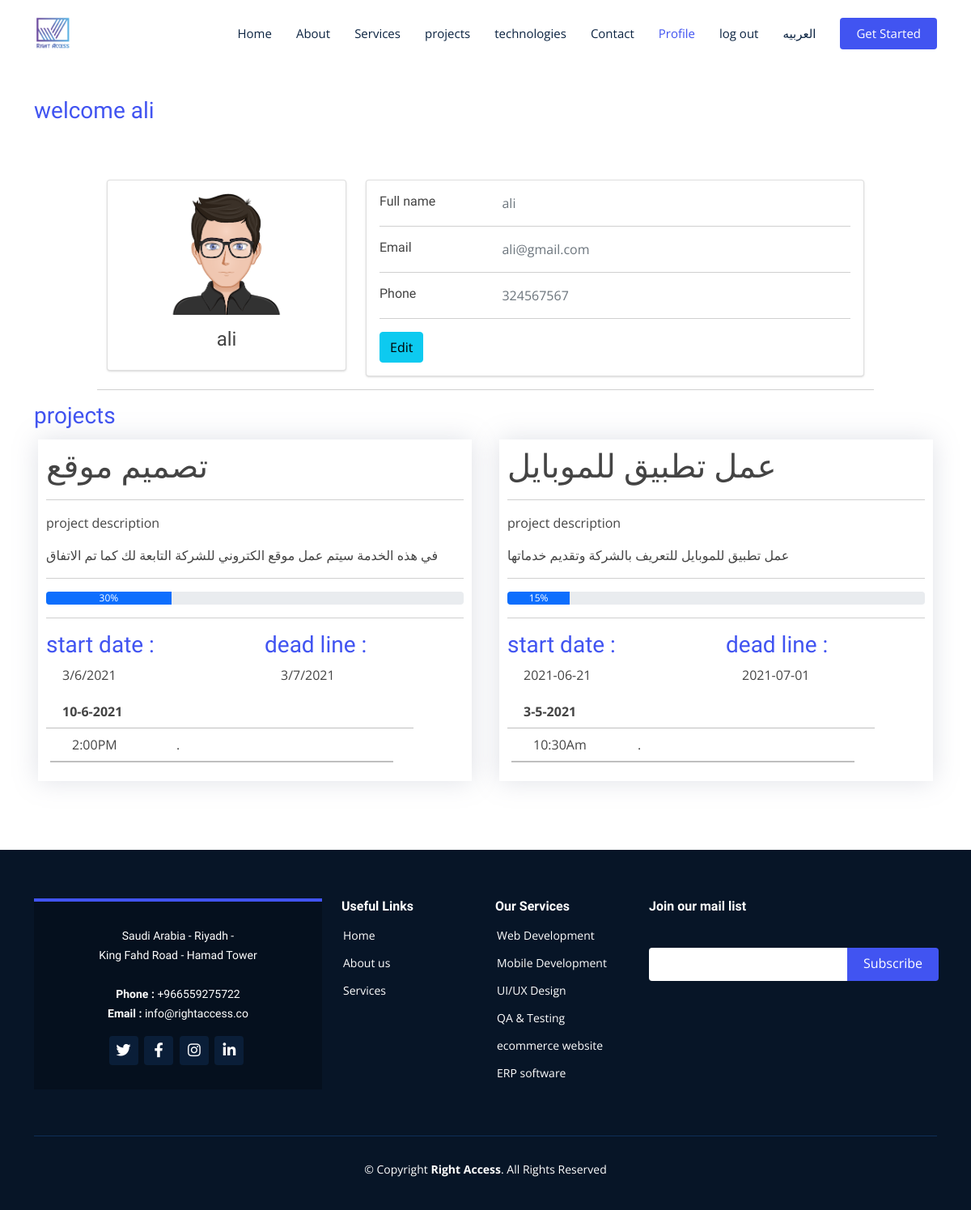
Screenshot of /profile.php (signed in) with the database file from the repository.
### tables this page shows
CREATE TABLE `users` (
  `id` int(11) NOT NULL,
  `name` varchar(255) NOT NULL,
  `email` varchar(255) NOT NULL,
  `pass` varchar(255) NOT NULL,
  `phone` varchar(255) NOT NULL,
  `user_key` varchar(255) NOT NULL,
  `img` varchar(255) NOT NULL DEFAULT 'assets/img/users/default.png'
);

CREATE TABLE `projects` (
  `id` int(11) NOT NULL,
  `name` varchar(255) NOT NULL,
  `discription` varchar(255) NOT NULL,
  `progress_num` int(11) NOT NULL,
  `progress_name` varchar(255) NOT NULL,
  `user_id` int(11) NOT NULL,
  `start_time` varchar(255) NOT NULL,
  `dead_line` varchar(255) NOT NULL
);

CREATE TABLE `meetings` (
  `id` int(11) NOT NULL,
  `user_id` int(11) NOT NULL,
  `project_id` int(11) NOT NULL,
  `date` varchar(255) NOT NULL,
  `hour` varchar(255) NOT NULL,
  `about` varchar(255) NOT NULL,
  `color` varchar(255) NOT NULL
);

### profile.php (the view, shortened to what this page needs)
<?Php
include 'admin/connect.php';
$user_key = filter_var($_COOKIE['user'], FILTER_SANITIZE_STRING);
$stmt = $con->prepare("SELECT user_key FROM users WHERE user_key = ?");
$stmt->execute(array($user_key));
$count = $stmt->rowCount();
if ($count > 0) {
  $stmt = $con->prepare("SELECT * FROM users WHERE user_key = ?");
  $stmt->execute(array($user_key));
  $rows = $stmt->fetchAll();
  foreach ($rows as $row) {
    $name = $row['name'];
    $email = $row['email'];
    $phone = $row['phone'];
    $user_id = $row['id'];
    $user_img = $row['img'];
    $name_arr = explode(" ", $name);
    $first_name = $name_arr[0];
  }
} else {
  header('location: login.php');
  exit();
}
?>
<!DOCTYPE html>
<html lang="en">
<head>
  <link href="assets/vendor/animate.css/animate.min.css" rel="stylesheet">
  <link href="assets/vendor/aos/aos.css" rel="stylesheet">
  <link href="assets/vendor/bootstrap/css/bootstrap.min.css" rel="stylesheet">
  <link href="assets/vendor/glightbox/css/glightbox.min.css" rel="stylesheet">
  <link href="assets/vendor/swiper/swiper-bundle.min.css" rel="stylesheet">
  <link href="assets/vendor/font awesome/all.min.css" rel="stylesheet" />
  <link href="assets/css/style.css" rel="stylesheet">
  <link href="assets/css/profile.css" rel="stylesheet">
</head>
<body>
  <header id="header" class="fixed-top">
    <div class="container d-flex align-items-center justify-content-between">
      <a href="index.php" class="logo"><img src="assets/img/logo.png" alt="" class="img-fluid"></a>
      <nav id="navbar" class="navbar">
        <ul>
          <li><a class="nav-link scrollto " href="index.php">Home</a></li>
          <li><a class="nav-link scrollto" href="index.php#about">About</a></li>
          <li><a class="nav-link scrollto" href="index.php#services">Services</a></li>
          <li><a class="nav-link scrollto" href="index.php#portfolio">projects</a></li>
          <li><a class="nav-link scrollto " href="index.php#technologies">technologies</a></li>
          <li><a class="nav-link scrollto" href="contact.php">Contact</a></li>
          <?Php
          if (isset($_COOKIE['user'])) {
            echo '
              <li><a class="nav-link scrollto active" href="profile.php">Profile</a></li>
              <li><a class="nav-link scrollto " href="login.php?logout=true">log out</a></li>
              ';
          } else {
            echo '
              <li><a class="nav-link scrollto " href="login.php">log in</a></li>
              ';
          }
          ?>
          <li><a class="nav-link scrollto" href="ar/index.php">العربيه  </a></li>
          <li><a class="getstarted scrollto" href="login.php">Get Started</a></li>
        </ul>
      </nav>
    </div>
  </header>
  <main id="main">
    <section class="inner-page">
      <section class="welcome container">
        <h3>welcome <?Php echo $first_name; ?> </h3>
      </section>
      <div class="row gutters-sm main-card">
        <div class="col-md-4 mb-3">
          <div class="card">
            <div class="card-body">
              <div class="d-flex flex-column align-items-center text-center">
                <img src="<?php echo $user_img; ?>" alt="img" class="" style="border-radius: 10px;" width="150" height="150px">
                <div class="mt-3">
                  <h4><?php echo $first_name; ?></h4>
                </div>
              </div>
            </div>
          </div>
        </div>
        <div class="col-md-8">
          <div class="card mb-3">
            <div class="card-body">
              <div class="row">
                <div class="col-sm-3">
                  <h6 class="mb-0">Full name</h6>
                </div>
                <div class="col-sm-9 text-secondary">
                  <?php echo $name ?>
                </div>
              </div>
              <hr>
              <div class="row">
                <div class="col-sm-3">
                  <h6 class="mb-0">Email</h6>
                </div>
                <div class="col-sm-9 text-secondary">
                  <?php echo $email ?>
                </div>
              </div>
              <hr>
              <div class="row">
                <div class="col-sm-3">
                  <h6 class="mb-0">Phone</h6>
                </div>
                <div class="col-sm-9 text-secondary">
                  <?php echo $phone ?>
                </div>
              </div>
              <hr>
              <div class="row">
                <div class="col-sm-12">
                  <a class="btn btn-info " href="edit_profile.php">Edit</a>
                </div>
              </div>
            </div>
          </div>
        </div>
      </div>
      <hr style="width: 80%;margin:auto">
      <?Php
      $stmt = $con->prepare("SELECT id FROM projects WHERE user_id = ?");
      $stmt->execute(array($user_id));
      $count = $stmt->rowCount();
      if ($count > 0) {
        echo '
            <div class="projects container">
            <h3>projects</h3>
            <div class="row">
            ';
        $stmt = $con->prepare("SELECT * FROM projects WHERE user_id = ?");
        $stmt->execute(array($user_id));
        $rows = $stmt->fetchAll();
        foreach ($rows as $row) {
          $project_id = $row['id'];
          echo '
              <div class="col-md-6" style="margin-bottom: 20px;">
              <div class="project-card">
                <h1>' . $row['name'] . '</h1>
                <hr>
                <p>project description</p>
                <p>' . $row['discription'] .  ' </p>
                <hr>
                <div class="progress">
                  <div class="progress-bar" role="progressbar" style="width: ' . $row['progress_num'] . '%;" aria-valuenow=" ' . $row['progress_num'] . '" aria-valuemin="0" aria-valuemax="100">' . $row['progress_num'] . '%</div>
                </div>
                <hr>
                <div class="date row ">
                  <div class="col-6">
                    <h3>start date : </h3>
                    <p style="margin-left: 20px;">' . $row['start_time'] . '</p>
                  </div>
                  <div class="col-6">
                    <h3>dead line : </h3>
                    <p style="margin-left: 20px;"> ' . $row['dead_line'] .  ' </p>
                  </div>
                  </div>
                  ';
          $stmt = $con->prepare("SELECT * FROM meetings WHERE project_id = ?");
          $stmt->execute(array($project_id));
          $meetings = $stmt->fetchAll();
          foreach ($meetings as $meeting) {
            echo '
                            <div class="col-6" style="font-weight: bold; font-size: 16px; margin: 5px 20px;">
                            ' . $meeting['date'] .  '
                          </div>
                          <hr style="margin: 8px 0; height: 1.5px; background-color: #000; width: 88%;">
                          <div class="row" style=" margin: 5px 20px;">
                            <div class="col-3">
                            ' . $meeting['hour'] .  '
                            </div>
                            <div class="col-9">
                              <span style="width: 15px;height: 15px;display: inline-block;background-color: ' . $meeting['color'] .  ';border-radius: 50%;margin: 0 10px;line-height: 0.75;">.</span>
                              ' . $meeting['about'] .  '
                            </div>
                            <hr style="margin: 8px -15px; height: 1.5px; background-color: #000; width: 89%;">
                          </div>
                                ';
          }
          echo '
          </div>
          </div>
          ';
        }
        echo '
      </div>
      </div>
            ';
      }
      ?>
    </section>
  </main>
  <footer id="footer">
    <div class="footer-top">
      <div class="container">
        <div class="row">
          <div class="col-lg-4 col-md-6">
            <div class="footer-info">
              <p>
                Saudi Arabia - Riyadh -
                <br>
                King Fahd Road - Hamad Tower<br><br>
                <strong>Phone : </strong> +966559275722 <br>
                <strong>Email : </strong> info@rightaccess.co<br>
              </p>
              <div class="social-links mt-3">
                <a href="#" class="twitter"><i class="fab fa-twitter"></i></a>
                <a href="#" class="facebook"><i class="fab fa-facebook-f"></i></a>
                <a href="#" class="instagram"><i class="fab fa-instagram"></i></a>
                <a href="#" class="linkedin"><i class="fab fa-linkedin-in"></i></a>
              </div>
            </div>
          </div>
          <div class="col-lg-2 col-md-6 footer-links">
            <h4>Useful Links</h4>
            <ul>
              <li><i class="bx bx-chevron-right"></i> <a href="index.php">Home</a></li>
              <li><i class="bx bx-chevron-right"></i> <a href="index.php#about">About us</a></li>
              <li><i class="bx bx-chevron-right"></i> <a href="index.php#services">Services</a></li>
            </ul>
          </div>
          <div class="col-lg-2 col-md-6 footer-links">
            <h4>Our Services</h4>
            <ul>
              <li><i class="bx bx-chevron-right"></i> <a href="index.php#services">Web Development</a></li>
              <li><i class="bx bx-chevron-right"></i> <a href="index.php#services">Mobile Development</a></li>
              <li><i class="bx bx-chevron-right"></i> <a href="index.php#services"> UI/UX Design </a></li>
              <li><i class="bx bx-chevron-right"></i> <a href="index.php#services">QA & Testing</a></li>
              <li><i class="bx bx-chevron-right"></i> <a href="index.php#services"> ecommerce website </a></li>
              <li><i class="bx bx-chevron-right"></i> <a href="index.php#services">   ERP software </a></li>
            </ul>
          </div>
          <div class="col-lg-4 col-md-6 footer-newsletter">
            <h4>Join our mail list</h4>
            <form action="https://vuinteriordesign.pythonanywhere.com/contact/20/" method="post">
              <input type="email" name="email"><input type="submit" value="Subscribe">
            </form>
          </div>
        </div>
      </div>
    </div>
    <div class="container">
      <div class="copyright">
        &copy; Copyright <strong><span>Right Access</span></strong>. All Rights Reserved
      </div>
      <div class="credits">
      </div>
    </div>
  </footer>
</body>
</html>

### assets/css/style.css (style rules this page uses)
body { font-family: "Open Sans", sans-serif; color: #444444; }
a { color: #4154f1; text-decoration: none; }
h1, h2, h3, h4, h5, h6 { font-family: "Raleway", sans-serif; }
html { --scrollbarBG: #fff; --thumbBG: #f6f9fd; }
body { scrollbar-width: thin; scrollbar-color: var(--thumbBG) var(--scrollbarBG); }
#header { background: #fff; transition: all 0.5s; z-index: 997; padding: 20px 0; }
#header .logo { font-size: 26px; margin: 0; padding: 0; line-height: 1; font-weight: 700; letter-spacing: 0.5px; text-transform: uppercase; }
#header .logo img { max-height: 40px; }
.navbar { padding: 0; }
.navbar ul { margin: 0; padding: 0; display: flex; list-style: none; align-items: center; }
.navbar li { position: relative; }
.navbar a { display: flex; align-items: center; justify-content: space-between; padding: 10px 0 10px 30px; font-size: 15px; color: #0b2341; white-space: nowrap; transition: 0.3s; }
.navbar a:hover, .navbar .active, .navbar li:hover > a { color: #4154f1; }
.navbar .getstarted { background: #4154f1; padding: 8px 20px; margin-left: 30px; border-radius: 4px; color: #fff; }
section { padding: 60px 0; }
#footer { background: #071527; padding: 0 0 30px 0; color: #fff; font-size: 14px; }
#footer .footer-top { padding: 60px 0 30px 0; }
#footer .footer-top .footer-info { margin-bottom: 15px; background: #05101e; border-top: 4px solid #4154f1; text-align: center; padding: 30px 20px; }
#footer .footer-top .footer-info p { font-size: 14px; line-height: 24px; margin-bottom: 0; font-family: "Raleway", sans-serif; }
#footer .footer-top .social-links a { font-size: 18px; display: inline-block; color: #fff; line-height: 1; padding: 8px 0; margin-right: 4px; border-radius: 4px; text-align: center; width: 36px; height: 36px; transition: 0.3s; background: #0a1e38; }
#footer .footer-top h4 { font-size: 16px; font-weight: 600; color: #fff; position: relative; padding-bottom: 12px; }
#footer .footer-top .footer-links { margin-bottom: 30px; }
#footer .footer-top .footer-links ul { list-style: none; padding: 0; margin: 0; }
#footer .footer-top .footer-links ul li { padding: 10px 0; display: flex; align-items: center; }
#footer .footer-top .footer-links ul li:first-child { padding-top: 0; }
#footer .footer-top .footer-links ul a { color: #fff; transition: 0.3s; display: inline-block; line-height: 1; }
#footer .footer-top .footer-newsletter form { margin-top: 30px; background: #fff; padding: 6px 10px; position: relative; border-radius: 4px; }
#footer .footer-top .footer-newsletter form input[type="email"] { border: 0; padding: 4px; width: calc(100% - 110px); }
#footer .footer-top .footer-newsletter form input[type="submit"] { position: absolute; top: 0; right: -2px; bottom: 0; border: 0; background: none; font-size: 16px; padding: 0 20px 2px 20px; background: #4154f1; color: #fff; transition: 0.3s; border-radius: 0 4px 4px 0; }
#footer .copyright { border-top: 1px solid #0f2f57; text-align: center; padding-top: 30px; }
#footer .credits { padding-top: 10px; text-align: center; font-size: 13px; color: #fff; }

### assets/css/profile.css (style rules this page uses)
.welcome h3 , .projects h3 { color: #4154f1; }
.card { box-shadow: 0 1px 3px 0 rgba(0,0,0,.1), 0 1px 2px 0 rgba(0,0,0,.06); }
.main-card { width: 80%; margin: auto; }
.projects { margin-top: 15px; }
.project-card { margin: 5px; padding: 10px; box-shadow: 0px 0px 30px rgba(127, 137, 161, 0.25); transition: 0.3s; }

### rows the page displays
users: name "ali", img (placeholder picture), email "ali@gmail.com", phone "324567567"
projects: name "تصميم موقع", discription "في هذه الخدمة سيتم عمل موقع الكتروني للشركة التابعة لك كما تم الاتفاق", progress_num "30", start_time "3/6/2021", dead_line "3/7/2021"
meetings: date "10-6-2021", hour "2:00PM"
projects: name "عمل تطبيق للموبايل", discription "عمل تطبيق للموبايل للتعريف بالشركة وتقديم خدماتها", progress_num "15", start_time "2021-06-21", dead_line "2021-07-01"
meetings: date "3-5-2021", hour "10:30Am"
